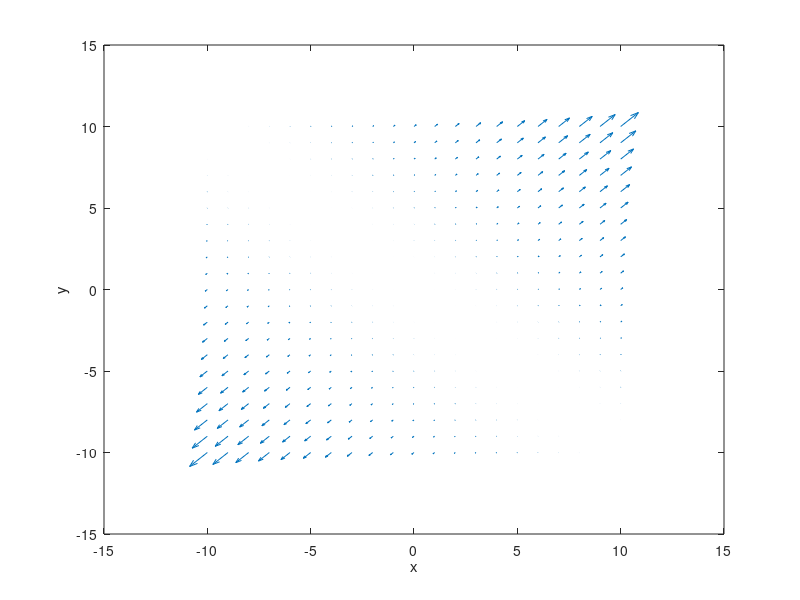

This chart was generated by the following MATLAB code: (Note: this script raises an error after producing the figure.)
%Quiz 1
%2.
[x,y] = meshgrid(-10:1:10);
u = 18*(x+y).^3;
v = 18*(x+y).^3;
quiver(x,y,u,v)
xlabel('x')
ylabel('y')

%6
syms x y z t 
F = [x,-z,y];
r = [8*t,9*t,-(t^2)];
Fpar = subs(F,[x,y,z],r);
integrand = dot(Fpar,diff(r,t));
integral = int(integrand,t,-1,1)
fplot3(r(1),r(2),r(3),[-1,1])
xlabel('x')
ylabel('y')
zlabel('z')
hold on 
[x,y,z] = meshgrid(-5:2:5);
u = x;
v = -z;
w = y;
quiver3(x,y,z,u,v,w)
hold off 

%Quiz 2
%4.
syms u v
x = u*cos(v);
y = u*sin(v);
z = v;
fsurf(x,y,z);
xlabel('x')
ylabel('y')
zlabel('z')

%Quiz 4

%6.
syms N t
N = (0.0004+0.9996*exp(-t))^(-1);
fplot(N,[0,20]);
xlabel('t')
ylabel('N')

%7.
P0=6000;
ts=[0:0.001:100];
[t,P] = ode45(@(t,P) P*(10^(-1)-10^(-7)*P),ts,P0);
plot(t,P,'-o')

%8.
p0=5/2-1;
ts=[0:0.01:1];
[t,p]=ode45(@(t,p) p*(5-p)-25/4,ts,p0);
plot(t,p,'-o')


%quiz 7
%8.
syms y(x)
Dy = diff(y,x);
D2y = diff(y,x,2);
ode = D2y + 9*y == 0;
cond1 = y(0) == 3;
cond2 = Dy(0) == -7;
ys(x) = dsolve(ode,[cond1,cond2]);
xs1 = linspace(-50,50); 
y1 = ys(xs1);
plot(xs1,y1)
xlabel('x') 
ylabel('y(x)') 

%9.
syms y(x)
Dy = diff(y,x);
D2y = diff(y,x,2);
ode = D2y - 8*Dy + 16*y == 0;
cond1 = y(0) == 1;
cond2 = y(1) == 0;
ys(x) = dsolve(ode,[cond1,cond2]);
xs1 = linspace(-2,1.2); 
y1 = ys(xs1);
plot(xs1,y1)
xlabel('x') 
ylabel('y(x)') 
%check:
fplot(exp(4*x)-x*exp(4*x),[-30,30])

%Quiz 8
%5.
syms y(x)
Dy = diff(y,x);
D2y = diff(y,x,2);
ode = D2y + 16*y == 40*exp(-4*x)*cos(4*x);
cond1 = y(0) == 0;
cond2 = Dy(0) == 0;
simplify(dsolve(ode, [cond1,cond2]))

%4.
syms x
fplot(4*sin(2*x))
hold on
fplot(exp(-x)*cos(2*x))
hold off

syms y(x)
Dy = diff(y,x);
D2y = diff(y,x,2);
ode = D2y + 2*Dy + 5*y == 16*cos(2*x) + 4*sin(2*x);
cond1 = y(0) == 1;
cond2 = Dy(0) == 7;
ys(x) = dsolve(ode,[cond1,cond2]);
xs1 = linspace(-10,10); 
y1 = ys(xs1);
plot(xs1,y1)
xlabel('x') 
ylabel('y(x)')
